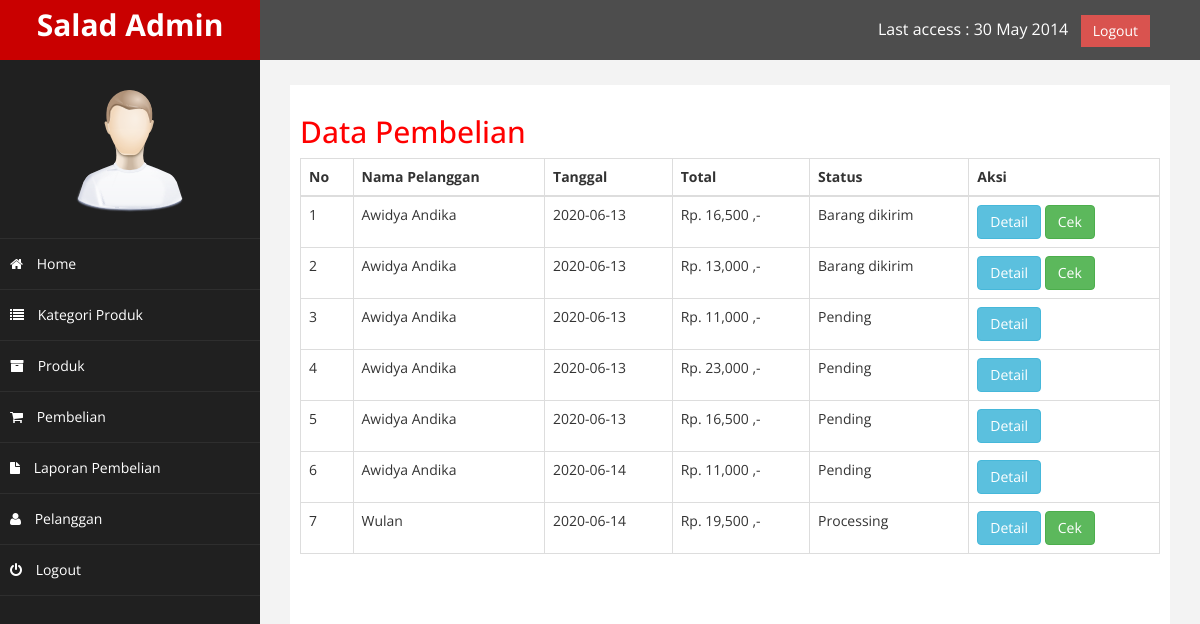
Page /admin/index.php?halaman=pembelian (signed in) on the committed database.
### tables this page shows
CREATE TABLE `pembelian` (
  `id_pembelian` int(11) NOT NULL,
  `id_pelanggan` int(11) NOT NULL,
  `id_ongkir` int(11) NOT NULL,
  `tanggal_pembelian` date NOT NULL,
  `total_pembelian` int(11) NOT NULL,
  `nama_kota` varchar(100) NOT NULL,
  `tarif` int(11) NOT NULL,
  `alamat_pengiriman` text NOT NULL,
  `resi_pengiriman` varchar(50) NOT NULL,
  `status_pembelian` varchar(100) NOT NULL DEFAULT 'Pending'
);

CREATE TABLE `pelanggan` (
  `id_pelanggan` int(11) NOT NULL,
  `email_pelanggan` varchar(100) NOT NULL,
  `password_pelanggan` varchar(100) NOT NULL,
  `nama_pelanggan` varchar(100) NOT NULL,
  `telepon_pelanggan` varchar(25) NOT NULL,
  `alamat_pelanggan` varchar(200) NOT NULL
);

### admin/pembelian.php (the view, shortened to what this page needs)
<!DOCTYPE html>
<html>
<head>
</head>
<body>
	<h2>Data Pembelian</h2>
	<table class="table table-bordered">
		<thead>
			<tr>
				<th>No</th>
				<th>Nama Pelanggan</th>
				<th>Tanggal</th>
				<th>Total</th>
				<th>Status</th>
				<th>Aksi</th>
			</tr>
		</thead>
		<tbody>
			<?php
				$query = $koneksi->query("SELECT * FROM pembelian JOIN pelanggan
					                      ON pembelian.id_pelanggan = pelanggan.id_pelanggan");
				$nomor = 1;
				while($data = $query->fetch_assoc()){
			?>
			<tr>
				<td><?php echo $nomor; ?></td>
				<td><?php echo $data['nama_pelanggan']; ?></td>
				<td><?php echo $data['tanggal_pembelian']; ?></td>
				<td>Rp. <?php echo number_format($data['total_pembelian']); ?> ,-</td>
				<td><?php echo $data['status_pembelian']; ?></td>
				<td>
					<a href="index.php?halaman=detail&id=<?php echo $data['id_pembelian']; ?>" class="btn btn-info">Detail</a>
					<?php if($data['status_pembelian'] !=='Pending') : ?>
					<a href="index.php?halaman=pembayaran&id=<?php echo $data['id_pembelian']; ?>" class="btn btn-success">Cek</a>
					<?php endif ?>
				</td>
			</tr>
			<?php
				$nomor++;
				}
			?>
		</tbody>
	</table>
</body>
</html>

### admin/assets/css/custom.css (style rules this page uses)
body { font-family: 'Open Sans', sans-serif; }
h2 { color: #f00; }

### rows in the picture
pembelian: id_pelanggan.nama_pelanggan "Awidya Andika", tanggal_pembelian "2020-06-13", total_pembelian "16,500", status_pembelian "Barang dikirim"
pembelian: id_pelanggan.nama_pelanggan "Awidya Andika", tanggal_pembelian "2020-06-13", total_pembelian "13,000", status_pembelian "Barang dikirim"
pembelian: id_pelanggan.nama_pelanggan "Awidya Andika", tanggal_pembelian "2020-06-13", total_pembelian "11,000", status_pembelian "Pending"
pembelian: id_pelanggan.nama_pelanggan "Awidya Andika", tanggal_pembelian "2020-06-13", total_pembelian "23,000", status_pembelian "Pending"
pembelian: id_pelanggan.nama_pelanggan "Awidya Andika", tanggal_pembelian "2020-06-13", total_pembelian "16,500", status_pembelian "Pending"
pembelian: id_pelanggan.nama_pelanggan "Awidya Andika", tanggal_pembelian "2020-06-14", total_pembelian "11,000", status_pembelian "Pending"
pembelian: id_pelanggan.nama_pelanggan "Wulan", tanggal_pembelian "2020-06-14", total_pembelian "19,500", status_pembelian "Processing"
